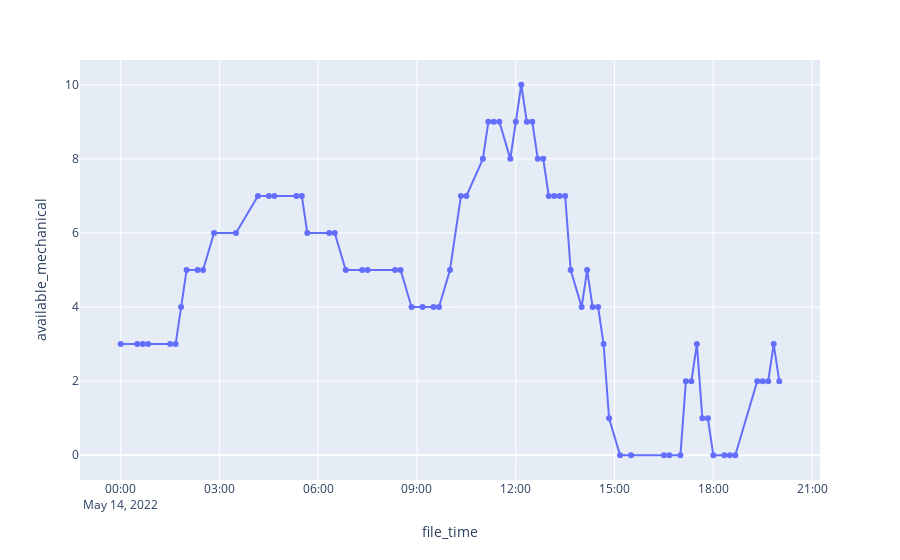

Source (notebook cell):
### Markdown cell above
## Defining graph functions

### Code cell
import plotly.express as px


fig = px.line(current_df.reset_index(), x="file_time", y="available_mechanical", markers="dot")

fig.show()
